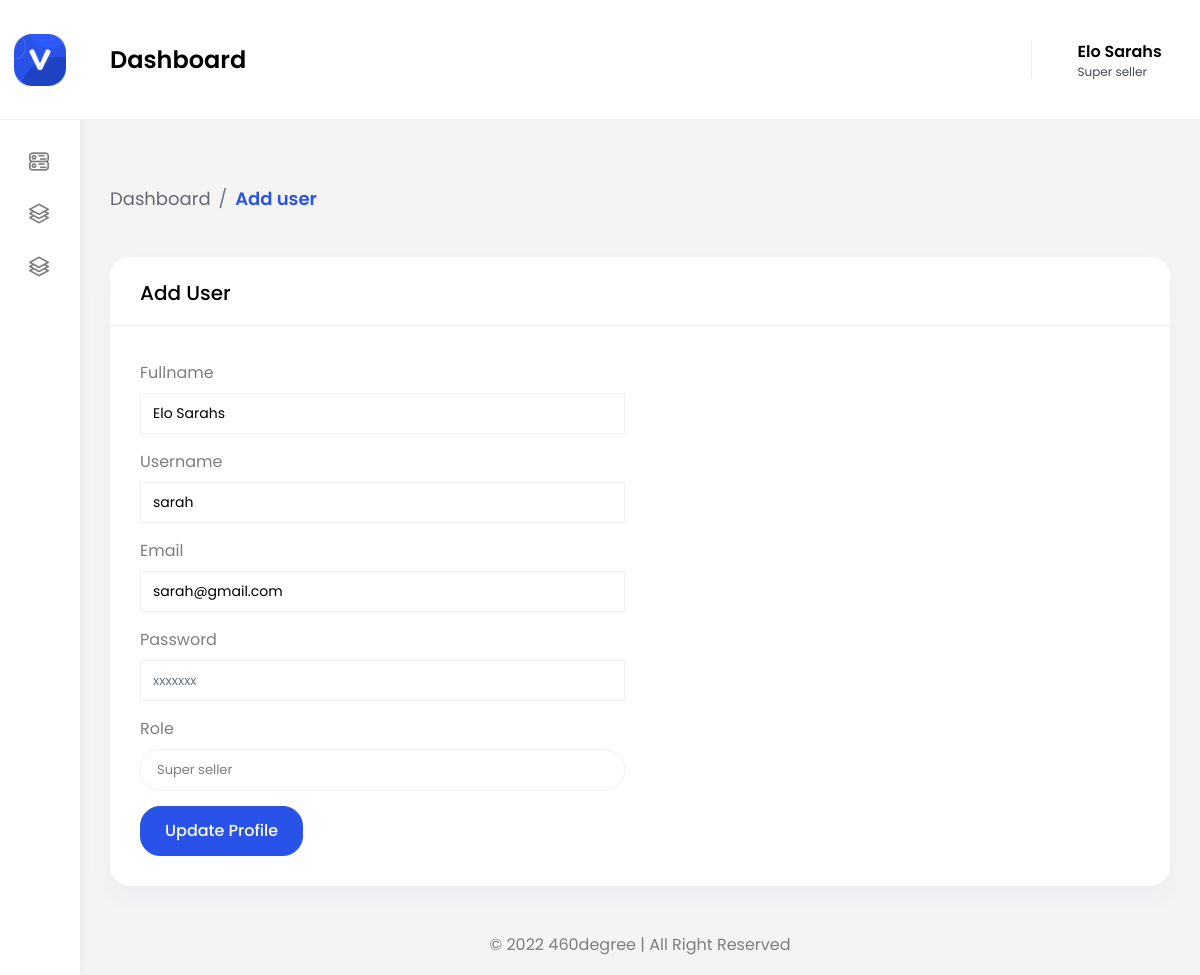
/LOCAL_FOLDER_NAME/users/update/kiuoiuytgh (signed in), run on the app's committed database.
### tables this page shows
CREATE TABLE `user_tbl` (
  `id` int(11) NOT NULL,
  `slug` varchar(100) NOT NULL,
  `fullname` varchar(255) NOT NULL,
  `username` varchar(255) NOT NULL,
  `email` varchar(120) NOT NULL,
  `role` varchar(255) NOT NULL DEFAULT 'Individual',
  `password` text NOT NULL,
  `created` timestamp NOT NULL DEFAULT CURRENT_TIMESTAMP,
  `modified` timestamp NOT NULL DEFAULT CURRENT_TIMESTAMP ON UPDATE CURRENT_TIMESTAMP
);

### index.php (called while the page is built, shortened)
<?php
try {
    $RM = strtolower($_SERVER['REQUEST_METHOD']);
    $url_path = parse_url(APP_ENV === 'production' ? $_SERVER['REQUEST_URI'] : substr($_SERVER['REQUEST_URI'], strpos($_SERVER['REQUEST_URI'], LOCAL_FOLDER_NAME.'/') + strlen(LOCAL_FOLDER_NAME)), PHP_URL_PATH);
    $path = preg_replace('/^\/+|\/+$/', '', $url_path);
    $endpoint = explode('/', $path);
    $starter = strval(@$endpoint[0]);
    $additionalPath = '/';
    new ServerController($RM, $additionalPath, $endpoint, $starter === 'api' ? true : false);
} catch (Exception $e) {
    if (APP_DEBUG === true) {
        echo $e;
    }
}

### server/helpers/db.php (called while the page is built, shortened)
<?php
class db
{
    private static $host;
    private static $user;
    private static $pass;
    private static $db_name;
    public static $conn;
    private static $ex;
    public static function DbCreateConnection()
    {
        self::$host = DB_HOST;
        self::$user = DB_USER;
        self::$pass = DB_PASS;
        self::$db_name = DB_NAME;
        self::$conn = new mysqli(self::$host, self::$user, self::$pass, self::$db_name);
    }
    public static function DbQuery($statemet, $type = null)
    {
        if (self::$ex = self::$conn->query($statemet)) {
            while ($row = self::$ex->fetch_object()) {
                $arr[] = $row;
            }
            return $arr;
        } else {
            return ['error' => mysqli_error(self::$conn)];
        }
    }
}

### server/models/authentication_model.php (called while the page is built, shortened)
<?php
class authentication_model
{
    public function userAuthWithSlug($slug)
    {
        $dbQuery = "SELECT * FROM `User_tbl` WHERE `slug` = '$slug'";
        $DOQuery = db::DbQuery($dbQuery);
        return $DOQuery;
    }
}

### views/updateUser.php (the view, shortened to what this page needs)
<?php
$record = @$data['record'][0];
?>
        <div class="content-body">
            <div class="container-fluid goTopSmall">
                <div class="page-titles">
					<ol class="breadcrumb">
						<li class="breadcrumb-item"><a href="javascript:void(0)">Dashboard</a></li>
						<li class="breadcrumb-item active"><a href="javascript:void(0)">Add user </a></li>
					</ol>
                </div>
                <div class="row">
                    <div class="col-12">
                        <div class="card">
                            <div class="card-header">
                                <h4 class="card-title">Add User</h4>
                            </div>
                            <div class="card-body">
                                <div class="row">
                                    <div class="col-lg-6 col-sm-6 col-12">
                                        <form>
                                            <div class="form-group">
                                                <label for="fullname">Fullname</label>
                                                <input type="text" class="form-control" id="fullname" value="<?php echo @$record->fullname; ?>" placeholder="John Doe">
                                            </div>
                                            <div class="form-group">
                                                <label for="username">Username</label>
                                                <input type="text" class="form-control" id="username" disabled value="<?php echo @$record->username; ?>" placeholder="John">
                                            </div>
                                            <div class="form-group">
                                                <label for="email">Email</label>
                                                <input type="email" class="form-control" id="email" value="<?php echo @$record->email; ?>" placeholder="john@dow.com">
                                            </div>
                                            <div class="form-group">
                                                <label for="password">Password</label>
                                                <input type="password" class="form-control" id="password" placeholder="xxxxxxx">
                                            </div>
                                            <div class="form-group">
                                                <label for="role">Role</label>
                                            </div>
                                            <button type="submit" class="btn btn-primary btn-lg update_account_click">Update Profile</button>
                                        </form>
                                    </div>
                                </div>
                            </div>
                        </div>
                    </div>
				</div>
            </div>
        </div>

### data on the page
user_tbl: fullname "Elo Sarahs", username "sarah", email "sarah@gmail.com"

### other printed values
$_SESSION['fullname'] "Elo Sarahs"
$_SESSION['role'] "Super seller"
